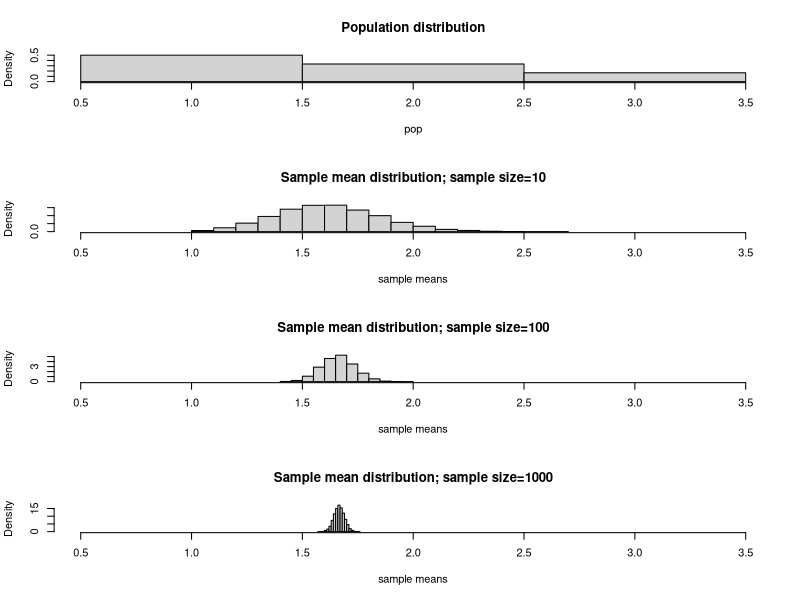
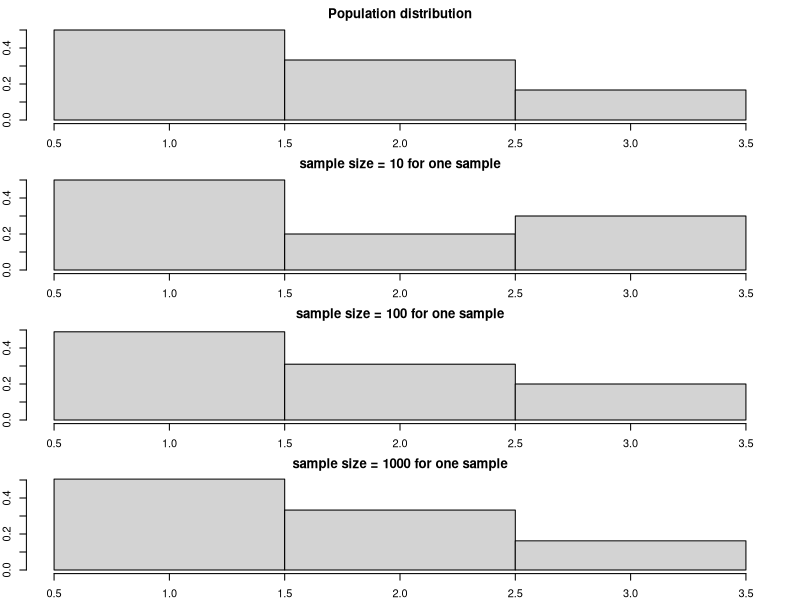
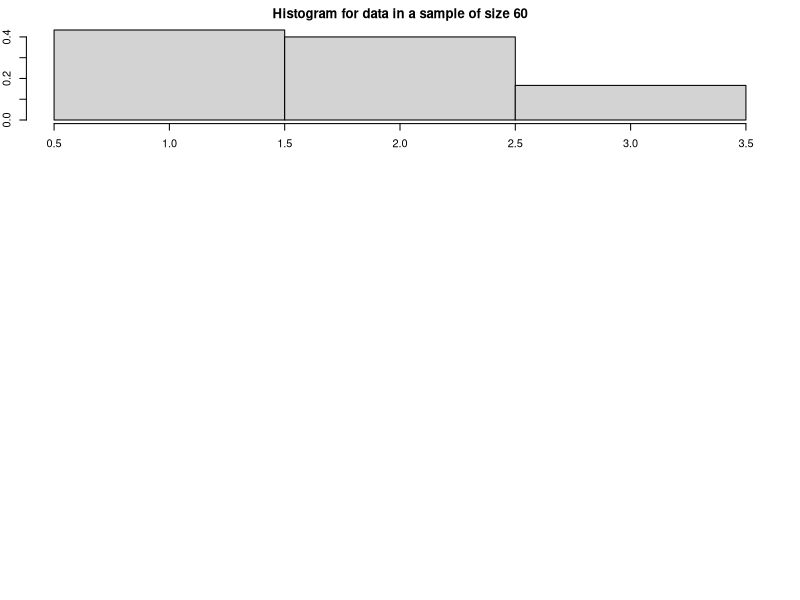

Here is the R script that generated these plots, in order: (Note: this script raises an error after producing the figures.)
## ---- chunk 1
knitr::opts_chunk$set(fig.align="center", fig.height=4, fig.width=6, collapse=TRUE, comment=NA, prompt=FALSE, echo = TRUE, cache=F, autodep=TRUE, tidy.opts=list(width.cutoff=67),tidy=F)
options(width=67)
## ---- chunk 2
# Data in population
pop = c(1,1,1,2,2,3)

mean(pop)
sd(pop)
## ---- chunk 3
# Make a function that generates 10000 samples;
# please do not worry about the code for this part
generator = function(pop, sample.size){
    return(sapply(1:10000, 
                  FUN=function(x){mean(
                    sample(pop, size=sample.size, replace=T)
                                      )}
                  )
           )
                                          }
## ---- chunk 4
# Demo for CLT
par(mfrow=c(4,1))
hist(pop, freq = F, breaks=c(0.5,1.5,2.5,3.5), xlim = c(0.5, 3.5), 
     main = 'Population distribution')

set.seed(2048)
X=generator(pop,10)
hist(X,main='Sample mean distribution; sample size=10',
     xlim = c(0.5, 3.5),
     xlab = 'sample means', freq = F)
X=generator(pop,100)
hist(X,main='Sample mean distribution; sample size=100',
     xlim = c(0.5, 3.5),
     xlab = 'sample means', freq = F)
X=generator(pop,1000)
hist(X,main='Sample mean distribution; sample size=1000',
     xlim = c(0.5, 3.5),
     xlab = 'sample means', freq = F)
## ---- chunk 5
# Demo for GCT
par(mfrow=c(4,1), mar=c(2, 2, 2, 2))
hist(pop, freq = F, breaks=c(0.5,1.5,2.5,3.5), main = 'Population distribution', ylim = c(0, 0.5))

Y=sample(pop,size=10,replace=T)
hist(Y,breaks=c(0.5,1.5,2.5,3.5), freq=F,
     main = 'sample size = 10 for one sample', xlab = 'data points in the sample', ylim = c(0, 0.5))
Y=sample(pop,size=100,replace=T)
hist(Y,breaks=c(0.5,1.5,2.5,3.5), freq=F,
     main = 'sample size = 100 for one sample', xlab = 'data points in the sample', ylim = c(0, 0.5))
Y=sample(pop,size=1000,replace=T)
hist(Y,breaks=c(0.5,1.5,2.5,3.5), freq=F,
     main = 'sample size = 1000 for one sample', xlab = 'data points in the sample', ylim = c(0, 0.5))

## ---- chunk 6
mean(pop)
sd(pop) # Side note:  technically, because we are calculating the population mean, 
# not a sample mean, the SD should actually be 
# sd(pop)*sqrt(length(pop) - 1)/sqrt(length(pop)) = 0.745356
## ---- chunk 7
set.seed(4321)
sampl.60 = sample(pop, size = 60, replace = T)
## ---- chunk 8
mean(sampl.60)
sd(sampl.60)
## ---- chunk 9
hist(sampl.60, main = 'Histogram for data in a sample of size 60',
     freq = F, xlab = 'data in a sample of size 60',
     breaks=c(0.5,1.5,2.5,3.5))
## ---- chunk 10
#t.test(sampl.60, conf.level = 0.8)
c(mean(sampl.60) - qnorm(p = .9)*sd(sampl.60)/sqrt(60),
  mean(sampl.60) + qnorm(p = .9)*sd(sampl.60)/sqrt(60))

## ---- chunk 11
set.seed(4321)
sampl.6000 = sample(pop, size = 6000, replace = T)
mean(sampl.6000)
sd(sampl.6000)
## ---- chunk 12
#t.test(sampl.6000, conf.level = 0.8)
c(mean(sampl.6000) - qnorm(p = .9)*sd(sampl.6000)/sqrt(6000),
  mean(sampl.6000) + qnorm(p = .9)*sd(sampl.6000)/sqrt(6000))

## ---- chunk 13
sqrt(.40*(1-.4))*sqrt(100/(100-1))
## ---- chunk 14
test.sampl = rep(0:1, times = c(60, 40))

sd(test.sampl)
## ---- chunk 15
c(.25 - qnorm(p = 0.975)*(sqrt(.25*(1-.25))*sqrt(1000/(1000-1)))/sqrt(1000),
  .25 + qnorm(p = 0.975)*(sqrt(.25*(1-.25))*sqrt(1000/(1000-1)))/sqrt(1000))
## ---- chunk 16

Newcomb =data.frame(
    Time = c(2.4828e-05, 2.4826e-05, 2.4833e-05, 2.4824e-05, 
             2.4834e-05, 2.4756e-05, 2.4827e-05, 2.4816e-05, 2.484e-05, 2.4798e-05,
             2.4829e-05, 2.4822e-05, 2.4824e-05, 2.4821e-05, 2.4825e-05, 2.483e-05,
             2.4823e-05, 2.4829e-05, 2.4831e-05, 2.4819e-05, 2.4824e-05, 2.482e-05,
             2.4836e-05, 2.4832e-05, 2.4836e-05, 2.4828e-05, 2.4825e-05, 2.4821e-05,
             2.4828e-05, 2.4829e-05, 2.4837e-05, 2.4825e-05, 2.4828e-05, 2.4826e-05,
             2.483e-05, 2.4832e-05, 2.4836e-05, 2.4826e-05, 2.483e-05, 2.4822e-05,
             2.4836e-05, 2.4823e-05, 2.4827e-05, 2.4827e-05, 2.4828e-05, 2.4827e-05,
             2.4831e-05, 2.4827e-05, 2.4826e-05, 2.4833e-05, 2.4826e-05, 2.4832e-05,
             2.4832e-05, 2.4824e-05, 2.4839e-05, 2.4828e-05, 2.4824e-05, 2.4825e-05,
             2.4832e-05, 2.4825e-05, 2.4829e-05, 2.4827e-05, 2.4828e-05, 2.4829e-05,
             2.4816e-05, 2.4823e-05), 
    Series = as.factor(
        c(1, 1, 1, 1, 1, 
          1, 1, 1, 1, 1, 1, 1, 1, 1, 1, 1, 1, 1, 1, 1, 2, 2, 2, 2, 2, 2,
          2, 2, 2, 2, 2, 2, 2, 2, 2, 2, 2, 2, 2, 2, 3, 3, 3, 3, 3, 3, 3,
          3, 3, 3, 3, 3, 3, 3, 3, 3, 3, 3, 3, 3, 3, 3, 3, 3, 3, 3))) 
str(Newcomb)
head(Newcomb)
## ---- chunk 17
ggplot(Newcomb) +
  stat_qq(mapping = aes(sample = Time)) +
  stat_qq_line(mapping = aes(sample = Time), color = "red") +
  labs(x = "Theoretical Quantiles", y = "Sample Quantiles",
       title = "Normal Q-Q Plot for Newcomb")
  
## ---- chunk 18
c(mean(Newcomb$Time) - qnorm(p = 0.95)*sd(Newcomb$Time)/sqrt(length(Newcomb)),
  mean(Newcomb$Time) + qnorm(p = 0.95)*sd(Newcomb$Time)/sqrt(length(Newcomb)))
